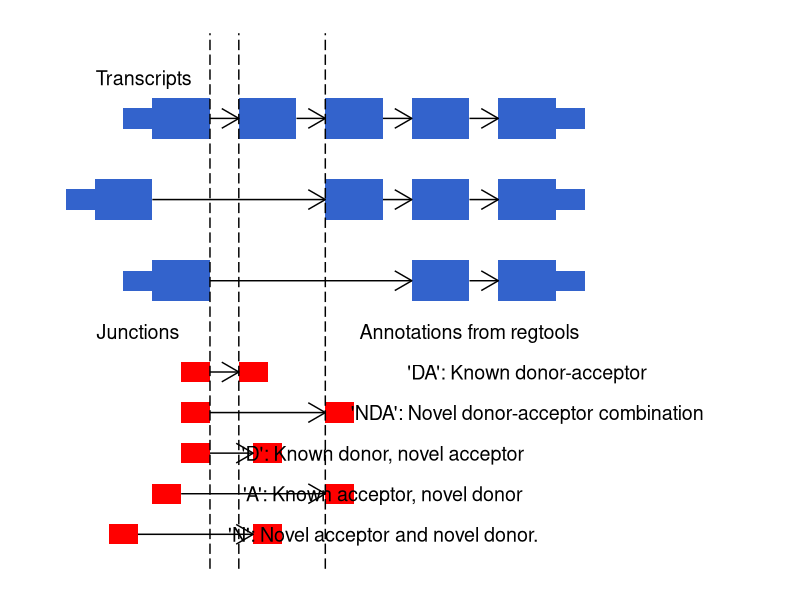
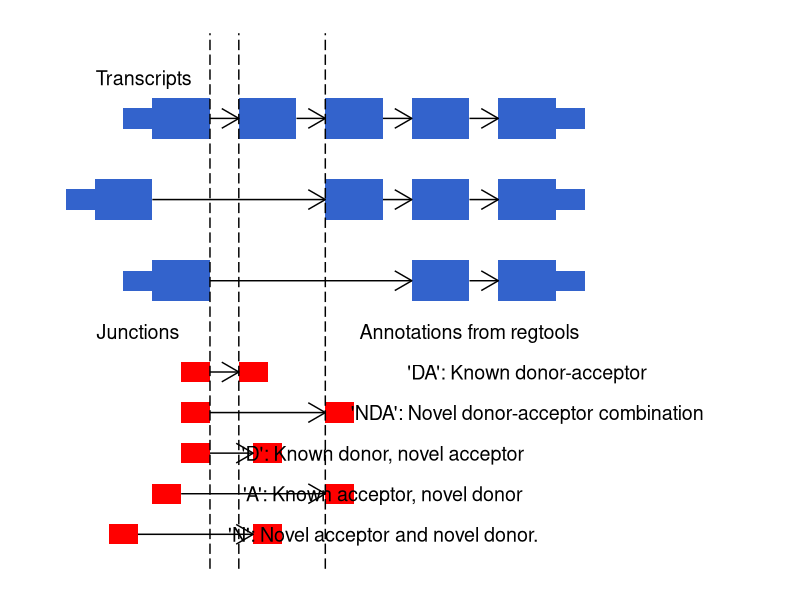
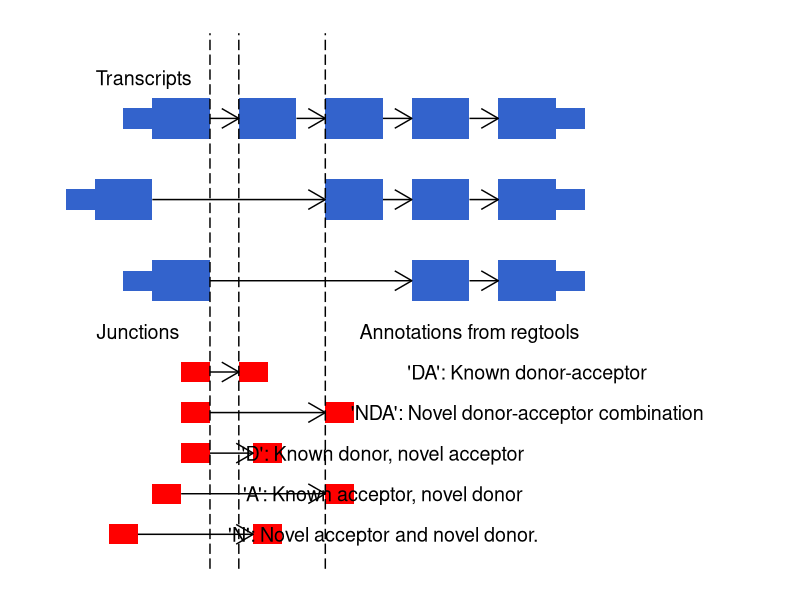

These figures' R source, in order:
#! /usr/bin/Rscript

library(ggplot2)
library(grid)

p <- ggplot() + ylim(-10, 110) + xlim(-20, 220) + theme_classic() + theme(axis.line=element_blank(), axis.text = element_blank()) + xlab("") + ylab("")+ theme(axis.ticks = element_blank()) + ggtitle("")

#Topmost transcript
p <- p + geom_rect(fill = "#3363CC", aes(xmin = 0, ymin = 92.5, xmax = 10, ymax = 97.5)) + geom_rect(fill = "#3363CC", aes(xmin = 10, ymin = 90, xmax = 30, ymax = 100)) + geom_rect(fill = "#3363CC", aes(xmin = 40, ymin = 90, xmax = 60, ymax = 100)) + geom_rect(fill = "#3363CC", aes(xmin = 70, ymin = 90, xmax = 90, ymax = 100)) + geom_rect(fill = "#3363CC", aes(xmin = 100, ymin = 90, xmax = 120, ymax = 100))    + geom_rect(fill = "#3363CC", aes(xmin = 130, ymin = 90, xmax = 150, ymax = 100)) + geom_rect(fill = "#3363CC", aes(xmin = 150, ymin = 92.5, xmax = 160, ymax = 97.5)) + geom_segment(aes(x = 30, y = 95, xend = 40, yend = 95), arrow = arrow(length = unit(0.5, "cm"))) + geom_segment(aes(x = 60, y = 95, xend = 70, yend = 95), arrow = arrow(length = unit(0.5, "cm")))+ geom_segment(aes(x = 90, y = 95, xend = 100, yend = 95), arrow = arrow(length = unit(0.5, "cm")))+ geom_segment(aes(x = 120, y = 95, xend = 130, yend = 95), arrow = arrow(length = unit(0.5, "cm")))
p <- p + geom_rect(fill = "#3363CC", aes(xmin = -20, ymin = 72.5, xmax = -10, ymax = 77.5)) + geom_rect(fill = "#3363CC", aes(xmin = -10, xmax = 10, ymin = 70, ymax = 80)) + geom_rect(fill = "#3363CC", aes(xmin = 70, xmax = 90, ymin = 70, ymax = 80)) + geom_rect(fill = "#3363CC", aes(xmin = 100, ymin = 70, xmax = 120, ymax = 80)) + geom_rect(fill = "#3363CC", aes(xmin = 130, ymin = 70, xmax = 150, ymax = 80)) + geom_rect(fill = "#3363CC", aes(xmin = 150, ymin = 72.5, xmax = 160, ymax = 77.5)) + geom_segment(aes(x = 10, xend = 70, y = 75, yend = 75), arrow = arrow(length = unit(0.5, "cm"))) + geom_segment(aes(x = 90, y = 75, xend = 100, yend = 75), arrow = arrow(length = unit(0.5, "cm"))) + geom_segment(aes(x = 120, y = 75, xend = 130, yend = 75), arrow = arrow(length = unit(0.5, "cm")))
p <- p + geom_rect(fill = "#3363CC", aes(xmin = 0, ymin = 52.5, xmax = 10, ymax = 57.5)) + geom_rect(fill = "#3363CC", aes(xmin = 10, ymin = 50, xmax = 30, ymax = 60)) + geom_rect(fill = "#3363CC", aes(xmin = 100, ymin = 50, xmax = 120, ymax = 60)) + geom_rect(fill = "#3363CC", aes(xmin = 130, ymin = 50, xmax = 150, ymax = 60)) + geom_rect(fill = "#3363CC", aes(xmin = 150, ymin = 52.5, xmax = 160, ymax = 57.5)) + geom_segment(aes(x = 30, y = 55, xend = 100, yend = 55), arrow = arrow(length = unit(0.5, "cm"))) + geom_segment(aes(x = 120, y = 55, xend = 130, yend = 55), arrow = arrow(length = unit(0.5, "cm")))

#Plot junctions
p <- p + geom_rect(aes(xmin = 20, ymin = 30, xmax = 30, ymax = 35), fill = "red") + geom_rect(aes(xmin = 40, ymin = 30, xmax = 50, ymax = 35), fill = "red") + geom_segment(aes(x = 30, y = 32.5, xend = 40, yend = 32.5), arrow = arrow(length = unit(0.5, "cm")))
p <- p + geom_rect(aes(xmin = 20, ymin = 20, xmax = 30, ymax = 25), fill = "red") + geom_rect(aes(xmin = 70, ymin = 20, xmax = 80, ymax = 25), fill = "red") + geom_segment(aes(x = 30, y = 22.5, xend = 70, yend = 22.5), arrow = arrow(length = unit(0.5, "cm")))
p <- p + geom_rect(aes(xmin = 20, ymin = 10, xmax = 30, ymax = 15), fill = "red") + geom_rect(aes(xmin = 45, ymin = 10, xmax = 55, ymax = 15), fill = "red") + geom_segment(aes(x = 30, y = 12.5, xend = 45, yend = 12.5), arrow = arrow(length = unit(0.5, "cm")))
p <- p + geom_rect(aes(xmin = 10, ymin = 0, xmax = 20, ymax = 5), fill = "red") + geom_rect(aes(xmin = 70, ymin = 0, xmax = 80, ymax = 5), fill = "red") + geom_segment(aes(x = 20, y = 2.5, xend = 70, yend = 2.5), arrow = arrow(length = unit(0.5, "cm")))
p <- p + geom_rect(aes(xmin = -5, ymin = -10, xmax = 5, ymax = -5), fill = "red") + geom_rect(aes(xmin = 45, ymin = -10, xmax = 55, ymax = -5), fill = "red") + geom_segment(aes(x = 5, y = -7.5, xend = 45, yend = -7.5), arrow = arrow(length = unit(0.5, "cm")))

#Add labels
p <- p + annotate("text", label = "Transcripts", x = 7, y = 105, size = 5)
p <- p + annotate("text", label = "Junctions", x = 5, y = 42.5, size = 5)
p <- p + annotate("text", label = "Annotations from regtools", x = 120, y = 42.5, size = 5)
p <- p + annotate("text", label = "'DA': Known donor-acceptor", x = 140, y = 32.5, size = 5)
p <- p + annotate("text", label = "'NDA': Novel donor-acceptor combination", x = 140, y = 22.5, size = 5)
p <- p + annotate("text", label = "'D': Known donor, novel acceptor", x = 90, y = 12.5, size = 5)
p <- p + annotate("text", label = "'A': Known acceptor, novel donor", x = 90, y = 2.5, size = 5)
p <- p + annotate("text", label = "'N': Novel acceptor and novel donor.", x = 90, y = -7.5, size = 5)


#Add lines to make it clear
p <- p + geom_vline(xintercept = 30, linetype = "longdash") + geom_vline(xintercept = 40, linetype = "longdash") + geom_vline(xintercept = 70, linetype = "longdash")

print(p)
ggsave("anchor_examples.png")
ggsave("anchor_examples.pdf")
